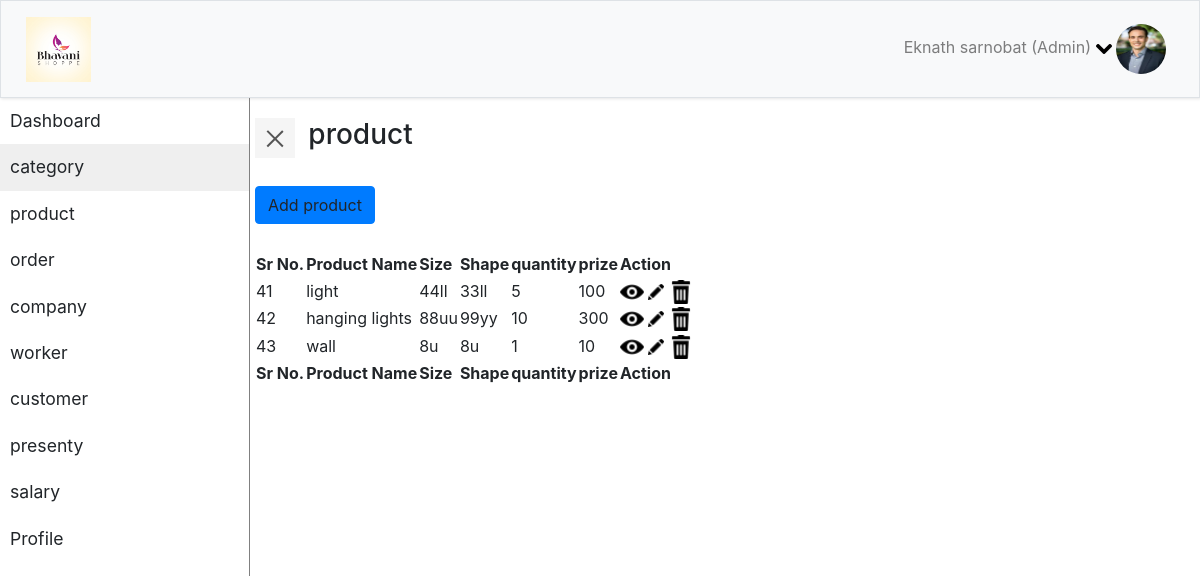
The page /product.php on the database its author committed.
### tables this page shows
CREATE TABLE `product` (
  `product_name` varchar(45) NOT NULL,
  `productid` int(45) NOT NULL,
  `size` varchar(45) NOT NULL,
  `shape` varchar(45) NOT NULL,
  `quantity` int(11) NOT NULL,
  `prize` int(11) NOT NULL
);

### classes/Product.php (called while the page is built, shortened)
<?php
class Product
{
public static function selectproduct(Product $product)
{
$con=Database::getCon();
$query="SELECT * from product";
$result=mysqli_query($con,$query);
if(mysqli_num_rows($result)>0)
{
	return $result;
}
else{
	return false;
}
}
}
?>

### product.php (the view, shortened to what this page needs)
<?php
include("classes/Product.php");
$product=new Product();
?>
<!DOCTYPE html>
<html>
<head>
    <link rel="stylesheet" href="css/bootstrap.min.css">
    <link rel="stylesheet" href="css/style.css">
    <link rel="stylesheet" href="css/jquery.dataTables.min.css">
    <link rel="stylesheet" href="css/buttons.dataTables.min.css">
    <link rel="stylesheet" href="css/custom.css">
    <link rel="stylesheet" href="css/jquery.dataTables.min.css">
    <link rel="stylesheet" href="css/buttons.dataTables.min.css">
</head>
<body>
    <section id="header">
        <nav class="navbar navbar-expand-lg navbar-light bg-light border">
                <div class="container-fluid">
                     <img src="images/bs.jpg" alt="" class="float-left" height="65" width="65">
                    <div class="collapse navbar-collapse" id="navbarSupportedContent">
                            <ul class="nav navbar-nav ml-auto">
                                        <li class="dropdown nav-item">
                                                <a class="nav-link" data-toggle="dropdown">
                                                  <span> Eknath sarnobat (Admin) <img src="icons/chevron-arrow-down.png"></span> <img src="images/profile-image.jpg" height="50" width="50" class="rounded-circle">
                                                </a>
                                            </li>
                            </ul>
                        </div>
                </div>
        </nav>
    </section>
    <section>
            <div class="wrapper">
                <nav id="sidebar" class="">
                    <ul class="list-unstyled">
							<li>
                                <a href="dashboard.php">Dashboard</a>
                            </li>
                            <li class="active">
                                <a href="category.php">category</a>
                            </li>
                            <li>
                                <a href="product.php">product</a>
                            </li>
							<li>
                                <a href="order.php">order</a>
                            </li>
							<li>
                                <a href="company.php">company</a>
                            </li>
							<li>
                                <a href="worker.php">worker</a>
                            </li>
							<li>
                                <a href="customer.php">customer</a>
                            </li>
							<li>
                                <a href="presenty.php">presenty</a>
                            </li>
							<li>
                                <a href="salary.php">salary</a>
                            </li>
                            <li>
                                <a href="profile.php">Profile</a>
                            </li>
                    </ul>
            </nav>
            <div id="content">
                <div class="row" style="margin-bottom:20pt">
                        <button type="button" id="sidebarCollapse" class="navbar-btn">
                                <span></span>
                            </button>
							   <h3 style="margin-left:10pt">product</h3>
                </div>
                 <div class="row" style="margin-bottom:20pt">
                    <a type="button" class="btn btn-primary" data-toggle='modal' data-target='#myModal' style='display:inline'>Add product</a>
                </div>
                <div class="row">
                                <table id="functionality" class="display mt20">
                                        <thead>
                                            <tr>
                                                <th>Sr No.</th>
                                                <th>Product Name</th>
                                                <th>Size</th>
                                                <th>Shape</th>
                                                 <th>quantity</th>
												  <th>prize</th>
                                                <th>Action</th>
                                            </tr>
                                        </thead>
                                        <tbody>
                                            <?php
										if($result=Product::selectProduct($product))
										{
											while($record=mysqli_fetch_array($result))
											{
                                            echo"<tr>
										<form method='post'name='form1'>
                                        <input type='hidden' name='uniq' value=".$record['productid'].">
                                                <tr>
												<td>".$record['productid']."</td>
												<td>".$record['product_name']."</td>
												<td>".$record['size']."</td>
												<td>".$record['shape']."</td>
							                     <td>".$record['quantity']."</td>
												  <td>".$record['prize']."</td>
                                          <td><a href='#Modalview".$record['productid']."' data-toggle='modal' data-target='#Modalview".$record['productid']."' style='display:inline'><img src='icons/eye.png'></a>
                                                    <a href='#Modalupdate".$record['productid']."' data-toggle='modal' data-target='#Modalupdate".$record['productid']."' style='display:inline'><img src='icons/pencil-edit-button.png'></a>
                                                    <a href='#Modaldelete".$record['productid']."' data-toggle='modal' data-target='#Modaldelete".$record['productid']."' style='display:inline'><img src='icons/rubbish-bin.png'></a>
                                                </td>
												</form>
                                            </tr>";
											}
										}
											?>
                                        </tbody>
                                        <tfoot>
                                            <tr>
                                                <th>Sr No.</th>
                                                <th>Product Name</th>
                                                <th>Size</th>
                                                <th>Shape</th>
												<th>quantity</th>
												<th>prize</th>
                                                <th>Action</th>
                                            </tr>
                                        </tfoot>
                                    </table>
									</div>
            </div>
        </div>
    </section>
</body>
</html>

### css/style.css (style rules this page uses)
a, a:hover, a:focus { color: inherit; text-decoration: none; transition: all 0.3s; }
.navbar { padding: 15px 10px; background: #fff; border: none; border-radius: 0; box-shadow: 1px 1px 3px rgba(0, 0, 0, 0.1); }
.navbar-btn { box-shadow: none; outline: none !important; border: none; }
.wrapper { display: flex; width: 100%; align-items: stretch; perspective: 1500px; }
#sidebar { min-width: 250px; max-width: 250px; transform-origin: bottom left; border-right: 1px solid gray; }
#sidebar ul li a { padding: 10px; font-size: 1.1em; display: block; }
#sidebar ul li.active > a, a[aria-expanded="true"] { background-color: #1111 }
#content { width: 100%; padding: 20px; min-height: 100vh; transition: all 0.3s; }
#sidebarCollapse { width: 40px; height: 40px; background: #f5f5f5; cursor: pointer; }
#sidebarCollapse span { width: 80%; height: 2px; margin: 0 auto; display: block; background: #555; transition: all 0.8s cubic-bezier(0.810, -0.330, 0.345, 1.375); transition-delay: 0.2s; }
#sidebarCollapse span:last-of-type { transform: rotate(-45deg) translate(1px, -1px); }

### rows shown on the page
product: productid "41", product_name "light", size "44ll", shape "33ll", quantity "5", prize "100"
product: productid "42", product_name "hanging lights", size "88uu", shape "99yy", quantity "10", prize "300"
product: productid "43", product_name "wall", size "8u", shape "8u", quantity "1", prize "10"
